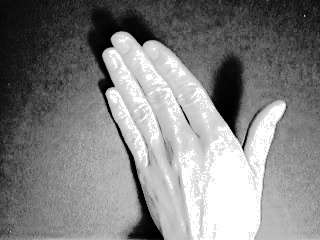
#> input picture sy1/redataset/reclass1/11.jpg, 320 x 240 px, given as the content of the folder sy1/dataset/class1, which was not available
$ python jjy-project-1.py
#> lines starting #> are read from the running program, lines starting #| are printed output that depends on the picture; pictures that were not available may be replaced by others from this repository, and a replacement may not be noted
import os
import cv2
import numpy as np
from matplotlib import pyplot as plt
from sklearn.discriminant_analysis import LinearDiscriminantAnalysis
from sklearn.metrics import accuracy_score, confusion_matrix, classification_report
from sklearn.model_selection import train_test_split
from sklearn.svm import SVC


def RGB2HSV(input_folder, output_folders):
    # 加入输出算子
#> called with input_folder = 'sy1\\dataset'
    output_folders = [os.path.join("E:\\jjy\\class\\2023-2024 1\\数字音视频分析\\sy1\\redataset", folder) for folder in output_folders]
    # 创建输出文件夹（如果不存在）
    for folder in output_folders:
        os.makedirs(folder, exist_ok=True)
    # 循环处理每个子文件夹中的图像
    for i, folder in enumerate(output_folders, start=1):
        input_subfolder = os.path.join(input_folder, f"class{i}")
        output_subfolder = folder

        # 遍历子文件夹中的所有图像文件
        for j, filename in enumerate(os.listdir(input_subfolder)):
            if filename.endswith(".jpg") or filename.endswith(".png"):  # 可根据实际情况修改文件扩展名
                # 读取图像
                image_path = os.path.join(input_subfolder, filename)
                image = cv2.imread(image_path)
#> image is the input picture: shape (240, 320, 3); min 0, max 255, mean 129.8

                # 转换为HSV色彩空间
                hsv_image = cv2.cvtColor(image, cv2.COLOR_BGR2HSV)
#> hsv_image: shape (240, 320, 3); mean H, S, V 0, 0, 129.8
                # 提取亮度（灰度）通道
                brightness_channel = hsv_image[:, :, 2]
                # 进行直方图均衡化
                equalized_image = cv2.equalizeHist(brightness_channel)

                # 构建输出文件路径
                output_path = os.path.join(output_subfolder, filename)
                # 保存亮度图像
                cv2.imwrite(output_path, equalized_image)

                if i==1 and j==0:
                    # 可视化过程
                    plt.figure(figsize=(10, 3))

                    plt.subplot(131)
                    plt.title('Original Image')
                    plt.imshow(cv2.cvtColor(image, cv2.COLOR_BGR2RGB))
                    plt.axis('off')

                    plt.subplot(132)
                    plt.title('Bright Image')
                    plt.imshow(brightness_channel, cmap='gray')
                    plt.axis('off')

                    plt.subplot(133)
                    plt.title('Equalized Brightness')
                    plt.imshow(equalized_image, cmap='gray')
                    plt.axis('off')

                    plt.tight_layout()
                    plt.show()
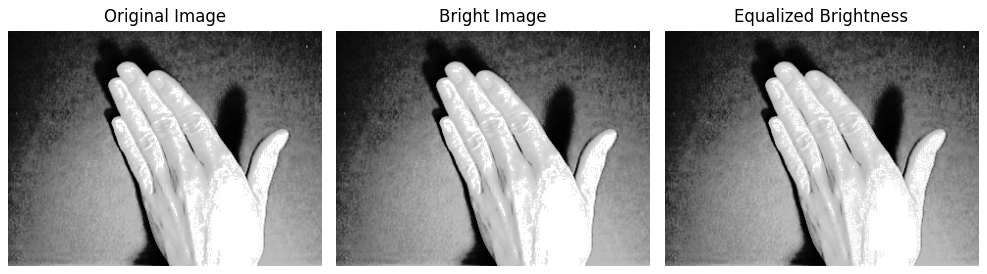
#> figure drawn by matplotlib, 3 panels

                    # 可视化过程
                    plt.figure(figsize=(10/3*2, 3))

                    plt.subplot(121)
                    plt.title('Brightness Histogram')
                    plt.hist(brightness_channel.flatten(), bins=256, range=(0, 256), density=True, color='red', alpha=0.6)

                    plt.subplot(122)
                    plt.title('Equalized Brightness Histogram')
                    plt.hist(equalized_image.flatten(), bins=256, range=(0, 256), density=True, color='red', alpha=0.6)

                    plt.tight_layout()
                    plt.show()
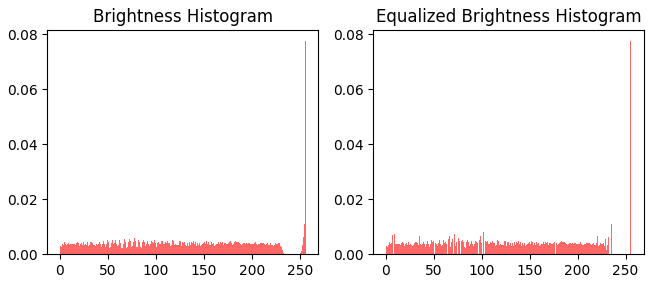
#> figure drawn by matplotlib, 2 panels; panel 1: tallest bar 0.0775 high, from x = 255 to 256; panel 2: tallest bar 0.0775 high, from x = 255 to 256

                    # 分别提取HSV通道
                    h_channel = hsv_image[:, :, 0]
#> h_channel: shape (240, 320); every value is 0
                    s_channel = hsv_image[:, :, 1]
                    v_channel = hsv_image[:, :, 2]

                    # 显示原始RGB图像
                    plt.figure(figsize=(12, 4))
                    plt.subplot(221)
                    plt.imshow(cv2.cvtColor(image, cv2.COLOR_BGR2RGB))
                    plt.title('Original RGB Image')
                    plt.axis('off')

                    # 显示HSV通道
                    plt.subplot(222)
                    plt.imshow(h_channel, cmap='hsv', vmin=0, vmax=179)
                    plt.title('Hue (H) Channel')
                    plt.axis('off')

                    plt.subplot(223)
                    plt.imshow(s_channel, cmap='gray', vmin=0, vmax=255)
                    plt.title('Saturation (S) Channel')
                    plt.axis('off')

                    plt.subplot(224)
                    plt.imshow(v_channel, cmap='gray', vmin=0, vmax=255)
                    plt.title('Value (V) Channel')
                    plt.axis('off')

                    plt.tight_layout()
                    plt.show()
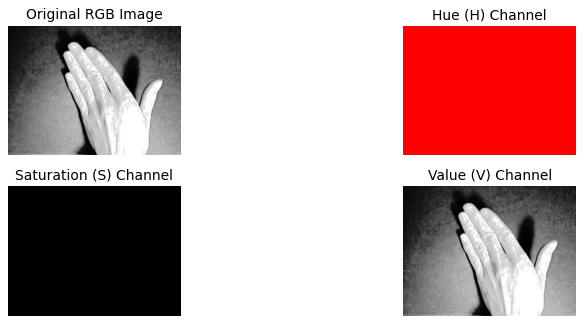
#> figure drawn by matplotlib, 4 panels

    print("处理完成！")


def visible_feature(X_train_lda, y_train, svm, surface_index):
    fig = plt.figure()
    ax = fig.add_subplot(111, projection='3d')

    # 提取每个类别的数据
    for label in np.unique(y_train):
        ax.scatter(X_train_lda[y_train == label, 0], X_train_lda[y_train == label, 1], X_train_lda[y_train == label, 2],
                   label=f'Class {label}')

    ax.set_xlabel('LDA Component 1')
    ax.set_ylabel('LDA Component 2')
    ax.set_zlabel('LDA Component 3')

    # 绘制SVM的决策超平面
    xx, yy = np.meshgrid(np.linspace(X_train_lda[:, 0].min(), X_train_lda[:, 0].max(), 50),
                         np.linspace(X_train_lda[:, 1].min(), X_train_lda[:, 1].max(), 50))
    zz = (-svm.intercept_[surface_index] - svm.coef_[surface_index, 0] * xx - svm.coef_[surface_index, 1] * yy) / \
         svm.coef_[surface_index, 2]
    ax.plot_surface(xx, yy, zz, alpha=0.5, cmap='viridis')

    plt.title('LDA Projection of Data')
    plt.legend()
    plt.show()


def LDAPlusSVM(input_path):
    data = []
    labels = []
    for cls, folder_name in enumerate(os.listdir(input_path)):
        folder_path = os.path.join(input_path, folder_name)
        for filename in os.listdir(folder_path):
            image_path = os.path.join(folder_path, filename)
            image = cv2.imread(image_path, cv2.IMREAD_GRAYSCALE)
            image_vector = image.flatten()
            data.append(image_vector)
            labels.append(cls)

    X = np.array(data)
    y = np.array(labels)

    # 拆分数据集为训练集和测试集
#> (the run stopped early here; a loop or call above may not have finished)
